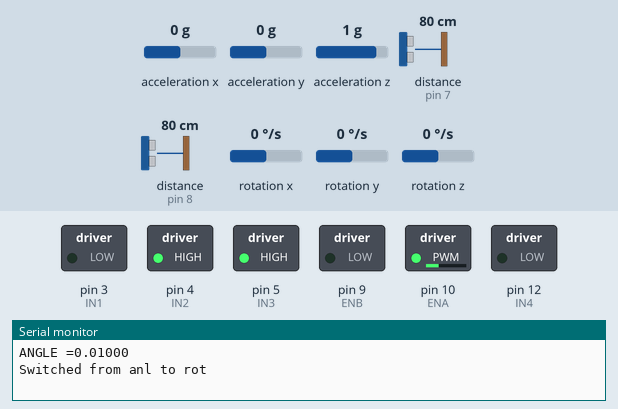
A sketch run on a simulated Arduino Uno, built with avr-gcc and run on an emulated ATmega328P. Shown: switched loads named in the sketch (green lamp = pin HIGH), the last lines printed to the serial monitor. Inputs (shaded band) come from the test bench; at power-on: rotation x 0 °/s, distance to the obstacle (sensors on pin 7, pin 8) 80 cm, acceleration x 0 g, acceleration y 0 g, acceleration z 1 g, rotation y 0 °/s, rotation z 0 °/s. The echo pulse lasts 58.3 µs per cm.

Above: at 1.2 s.
1.3 s: rotation x set to -192 °/s
At 1.88 s:
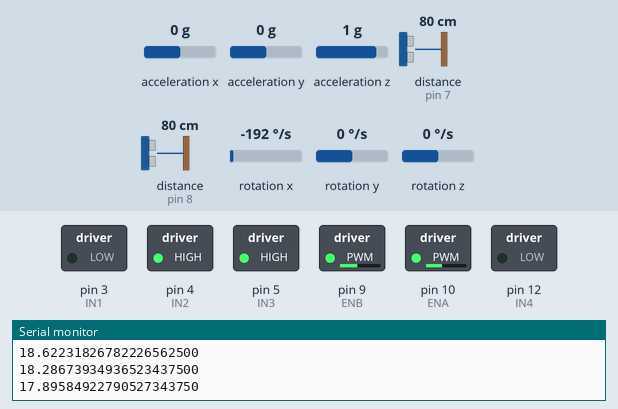
4.3 s: rotation x set to 192 °/s
At 7.2 s:
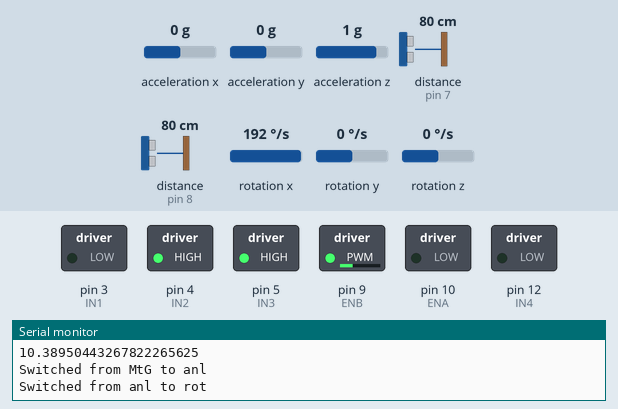
7.3 s: distance to the obstacle (sensor on pin 7) set to 60 cm
At 10.32 s:
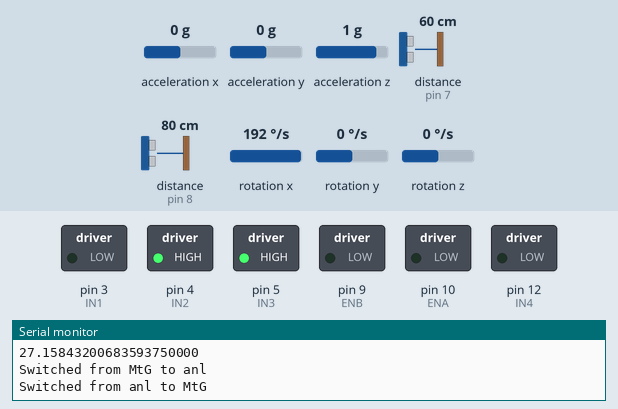
Timing chart, 0 to 16.3 s (numbered marks = the images above; inputs shaded):
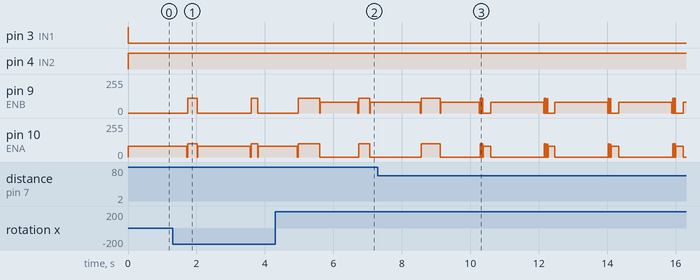

Measured:
- after the input at 1.3 s, pin 9 (ENB): 0/255 → 110/255 after 0.44 s, → 0/255 0.29 s later, → 110/255 1.6 s later, → 0/255 0.20 s later; pin 10 (ENA): 80/255 → 100/255 after 0.41 s, → 80/255 0.31 s later, → 100/255 1.5 s later, → 80/255 0.22 s later

The sketch:

Car.ino
```cpp
#include "MPU9250.h"

/*                 DEFINITION DES PARAMETRES ABSTRAITS                   */

// Position des capteurs dans les tableaux
static int FL = 2;   //Front Left
static int FR = 1;   //Front Right
static int SL = 3;   //Side Left
static int SR = 0;   //Side Right

// Gauche/Droite/Avant/Arrière
int LEFT = 0;
int RIGHT = 1;
int FORWARD = 1;
int BACKWARD = -1;
int STOPPED = 0;

const int motion_to_goal = 0;
const int rotation = 1;
const int follow_boundary  = 2;
const int analysis  = 3;
const int finished = 4;

const String states[5] = {"MtG", "rot", "fb", "anl", "finished"};

int current_state = analysis;       //État actuel
int previous_state = analysis;      //État précédent

/*                 DEFINITIION DES PARAMETRES MATERIELS                 */

//Postion des broches digitales des différents capteurs
int ping[4] = {6, 7, 8, 11};

//Positions des broches digitales du pont L298N
int IN1 = 3;
int IN2 = 4;
int IN3 = 5;
int IN4 = 12;
int ENA = 10;
int ENB = 9;

/*                  VARIABLES PHYSIQUES                              */

//Distances mesurées par les différents capteurs
float dist[4]={0,0,0,0};

double pos[2]; //Position actuelle (x, y)
double angle;  //Angle actuel
double mid[2]; //Position du point médian

//Etat des roues (avant/arrière
int wheelState[2] = {STOPPED, STOPPED};

double breakDist=1;
double maxAngleDeviation=10*PI/180;

//Vitesses des moteurs pour marche avant rectiligne
int spdL = 110;
int spdR = 100;

//vitesse mesurée en mm/s
const int car_speed = 80;

//Dernière distance
double last_dist = 10000000000;

double calGyro = 0;
///////////////////////////////////////////////////////////////////////////////////////////////
static double goal[2] = {100,1};                  //Destination finale                     //
///////////////////////////////////////////////////////////////////////////////////////////////
static float toR;

MPU9250 IMU(Wire,0x68);
int status;


unsigned long t;
unsigned long t_action_begin;

void setup() {
  Serial.begin(115200);

  // start communication with IMU
  status = IMU.begin();
  if (status < 0) {
    Serial.println("IMU initialization unsuccessful");
    Serial.println("Check IMU wiring or try cycling power");
    Serial.print("Status: ");
    Serial.println(status);
    while(1);
  }

  initPins();
  initCar();
  //calibrate();
  Serial.print("ANGLE =");
  Serial.println(getAngleToGoal(), 5);
  t = millis();
}

void loop() {
  IMU.readSensor();
  unsigned long ti = millis();
  float gyro = IMU.getGyroX_rads();
  if(abs(gyro) > 0.5){
    double d = gyro*(ti-t)/1000;
    angle += d;
    while(angle > PI){
      angle -= 2*PI;
    }
    while(angle < -PI){
      angle += 2*PI;
    }
  }

  switch(current_state){

    case motion_to_goal:
      moveToGoal();
      break;

    case rotation:
      rotate();
      break;

    case follow_boundary:
      break;

    case analysis:
      analyze();
      break;

    case finished:
      analogWrite(LED_BUILTIN, HIGH);
      break;
  }

  //printPos();
  t=ti;
}
```

Guidance.ino
```cpp
double getAngleToGoal(){
  double a = atan((pos[1]-mid[1])/(pos[0]-mid[0]));
  while(a > PI)
      a -= 2*PI;
  while(a < -PI)
      a += 2*PI;
  return a;
}
void getFrontMid(int L){
  mid[0] = pos[0]+L*cos(angle);
  mid[1] = pos[0]+L*sin(angle);
}

void wheel(int side, int spd){
  if(spd == 0){
    if(side == RIGHT)
      analogWrite(ENA, 0);
    else if(side == LEFT)
      analogWrite(ENB, 0);
    wheelState[side] = STOPPED;
  }
  else if(side == LEFT && spd > 0){
    if(wheelState[LEFT] != FORWARD){
      digitalWrite(IN3, HIGH);
      digitalWrite(IN4, LOW);
      wheelState[LEFT] = FORWARD;
    }
    analogWrite(ENB, spd);
  }
  else if(side == LEFT && spd < 0){
    if(wheelState[LEFT] != BACKWARD){
      digitalWrite(IN3, LOW);
      digitalWrite(IN4, HIGH);
      wheelState[LEFT] = BACKWARD;
    }
    analogWrite(ENB, -spd);
  }
  else if(side == RIGHT && spd > 0){
    if(wheelState[RIGHT] != FORWARD){
      digitalWrite(IN2, HIGH);
      digitalWrite(IN1, LOW);
      wheelState[RIGHT] = FORWARD;
    }
    analogWrite(ENA, spd);
  }
  else if(side = RIGHT && spd < 0){
    if(wheelState[RIGHT] != BACKWARD){
      digitalWrite(IN2, LOW);
      digitalWrite(IN1, HIGH);
      wheelState[RIGHT] = BACKWARD;
    }
    analogWrite(ENA, -spd);
  }
}

double distanceToGoal(){
  return sqrt(sq(mid[0] - pos[0])+sq(mid[1] - pos[1]));
}
```

Sensor.ino
```cpp
float getDist(int i){
  pinMode(ping[i], OUTPUT);
  digitalWrite(ping[i],LOW);
  delayMicroseconds(20);
  digitalWrite(ping[i],HIGH);
  delayMicroseconds(100);
  digitalWrite(ping[i],LOW);
  pinMode(ping[i], INPUT);
  float d = pulseIn(ping[i], HIGH)/29.387/2;
  return d;
}

void getFrontDist(){
  dist[FR] = getDist(FR);
  dist[FL] = getDist(FL);
}
```

States.ino
```cpp
 //Renvoie True si la roation est terminée
void rotate(){
  double atg = getAngleToGoal();
  if(!closeTo(angle, atg, maxAngleDeviation)){
    double a = angle + (angle < 0 ? 2*PI : 0);
    atg += (atg < 0 ? 2*PI : 0);
    if(a > atg){
      wheel(LEFT, 0);
      wheel(RIGHT, 80);
    }
    else{
      wheel(LEFT, 80);
      wheel(RIGHT, 0);
    }
    /*Serial.print(angle);
    Serial.print("\t");
    Serial.print(atg);
    Serial.print("\t");
    Serial.println(maxAngleDeviation);*/
  }
  else{
    wheel(LEFT, 0);
    wheel(RIGHT, 0);
    changeState(analysis);
  }
}


void analyze(){
  wheel(RIGHT,0);
  wheel(LEFT, 0);
  if(previous_state != rotation ){
    mid[0] = goal[0];
    mid[1] = goal[1];
  }
  if(distanceToGoal() > 10 or previous_state == rotation){
    double  theta = getAngleToGoal();
    if(closeTo(angle, theta, maxAngleDeviation)){
      getFrontDist();
      if(dist[FR] > 30 && dist[FL] > 30){
        getFrontMid(25);
        changeState(motion_to_goal);
        t_action_begin = millis();
        last_dist = 1000000000;
      }
    }
    else{
      changeState(rotation);
    }
  }
  else{
    changeState(finished);
  }
}

void moveToGoal(){
  unsigned long ti = millis();
  float gyro = IMU.getGyroX_rads();

  if(abs(gyro) >= calGyro*1.1 && false){
    if( gyro<0)
      if(spdR < 120)
        spdR++;
       else if(spdL > 100)
        spdL--;

    else
      if(spdL < 120)
        spdL++;
       else if(spdR > 100)
        spdR--;
  }

  pos[0] += car_speed*(ti-t_action_begin)*cos(angle)/1000;
  pos[1] += car_speed*(ti-t_action_begin)*sin(angle)/1000;
  double d = distanceToGoal();
  if(d > 10 && d < last_dist){
    wheel(LEFT, spdL);
    wheel(RIGHT, spdR);
    last_dist =d;
    Serial.println(distanceToGoal(), 20);
  }
  else{
    wheel(LEFT, 0);
    wheel(RIGHT, 0);
    changeState(analysis);
  }

  t_action_begin = millis();
}
```

Utils.ino
```cpp
boolean closeTo(double a, double b, double e){
  return ((a+2*PI<=b+e && a+2*PI >=b-e) || (a<=b+e && a >=b-e) || (a-2*PI<=b+e && a-2*PI >=b-e));
}

void initCar(){
  pos[0] = 0;   //posX
  pos[1] = 0;   //posY
  mid[0] = goal[0];
  mid[1] = goal[1];
  angle = PI/2;
}

void initPins(){
  pinMode(IN1,OUTPUT);
  pinMode(IN2,OUTPUT);
  pinMode(IN3,OUTPUT);
  pinMode(IN4,OUTPUT);
  pinMode(ENA,OUTPUT);
  pinMode(ENB,OUTPUT);
  digitalWrite(IN2, LOW);
  digitalWrite(IN1, HIGH);
  digitalWrite(IN3, HIGH);
  digitalWrite(IN4, LOW);
}

void calibrate(){
   for(int i=0; i<1000;i++){
      IMU.readSensor();
      calGyro += abs(IMU.getGyroX_rads());
      delay(10);
  }
  calGyro /= 1000;
}


void notifyStateChange(){
    Serial.print("Switched from ");
    Serial.print(states[previous_state]);
    Serial.print(" to ");
    Serial.println(states[current_state]);
}

void printPos(){
  Serial.println("==========================");
  Serial.print("Angle:");
  Serial.print(angle);
  Serial.print("\tX   ");
  Serial.print(pos[0]);
  Serial.print("\tY   ");
  Serial.print(pos[1]);
  Serial.print("\tState  ");
  Serial.println(states[current_state]);

}
void changeState(int s){
  previous_state = current_state;
  current_state = s;
  notifyStateChange();
}
```
